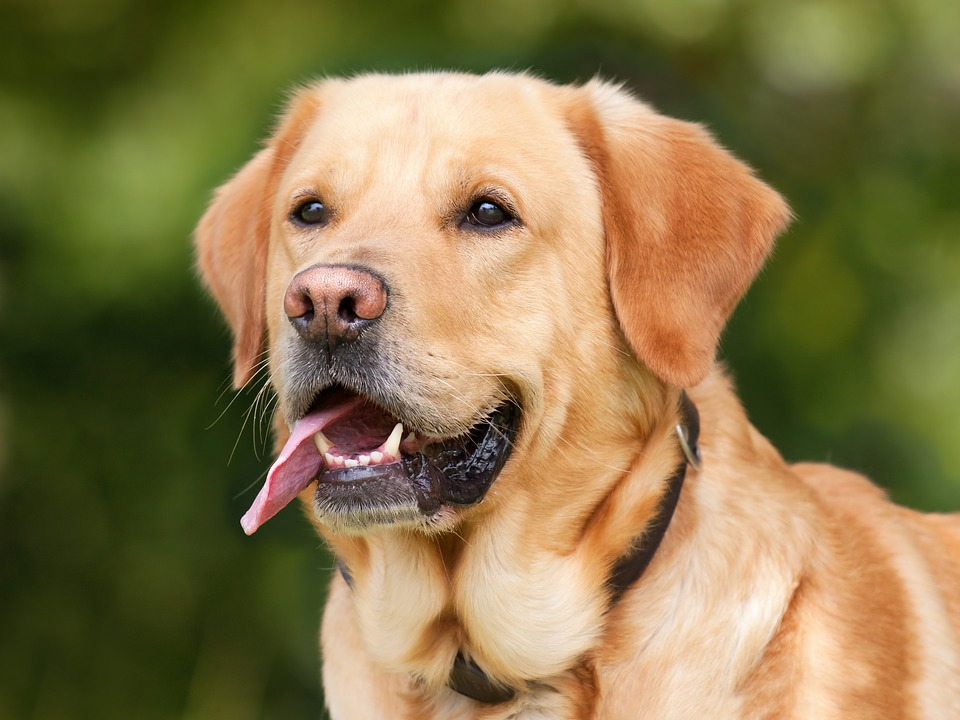
%> input picture metodologia_IA/dog.jpg, 960 x 720 px
$ octave conv_layer.m   (GNU Octave 9; MATLAB toolbox functions it lacks are replaced by stand-ins)
%> lines starting %> are read from the running program, lines starting %| are printed output that depends on the picture
clear all;
close all;
clc;

%% Prepare variable for processing
img = imread('dog.jpg');
%> img is the input picture: size 720x960x3 uint8; mean R, G, B 136.3, 119.6, 76.2
grayImg = rgb2gray(img);
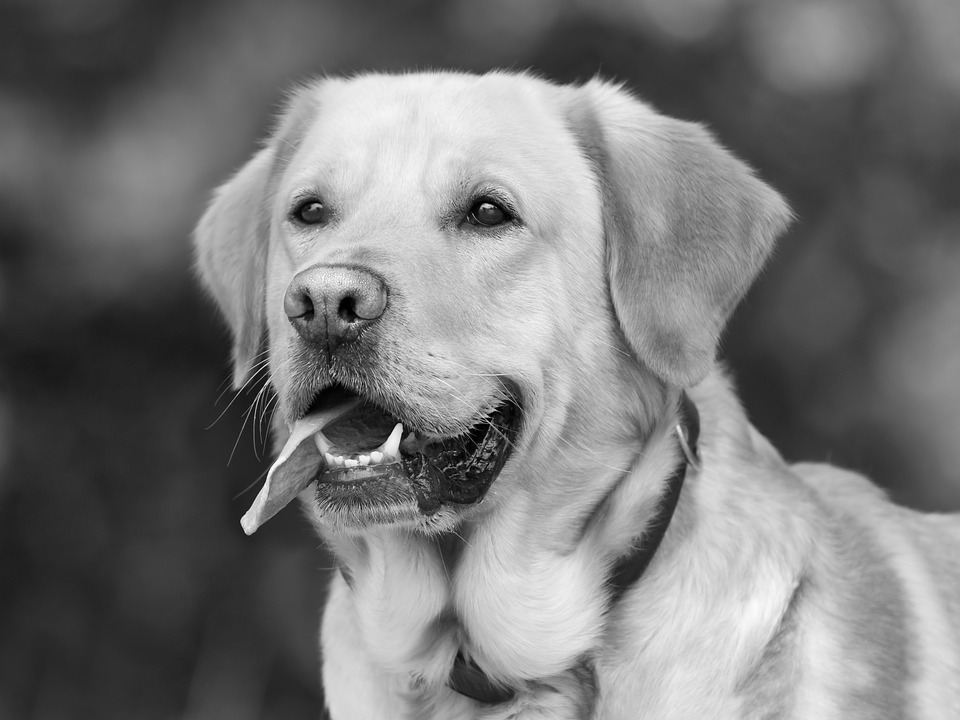
%> grayImg: size 720x960 uint8; min 0, max 254, mean 119.7
filter = [-1, 0, 1;
    -2, 0, 2;
    -1, 0, 1];

%% Processing image
convImg = imfilter(grayImg, filter, 'conv');
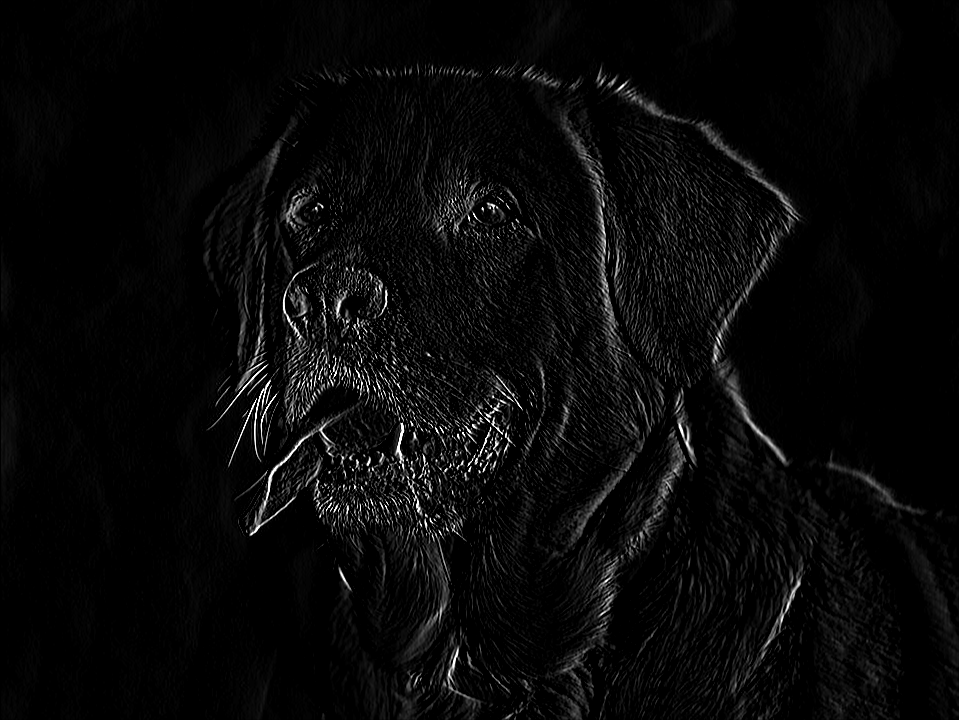
%> convImg: size 720x960 uint8; min 0, max 255, mean 9.1

%% Show results
figure();
subplot(1, 2, 1);
imshow(grayImg);
title('Imagen original');
subplot(1, 2, 2);
imshow(convImg);
title('Imagen convolucionada');
